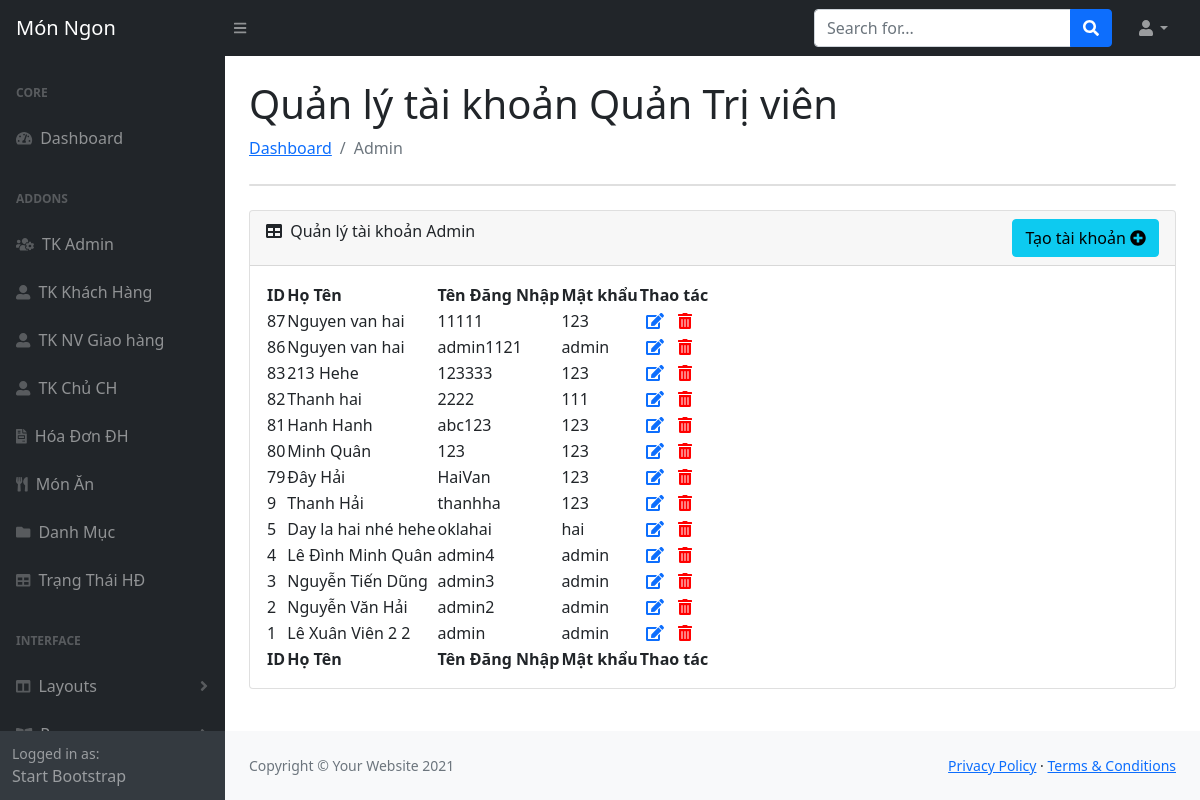
The app's page /public/admin/accAdmin (signed in) with its own data.
### tables this page shows
CREATE TABLE `quantrivien` (
  `IDAdmin` int(11) NOT NULL,
  `TenAdmin` varchar(50) NOT NULL,
  `TenDangNhap` varchar(50) NOT NULL,
  `MatKhau` varchar(50) NOT NULL
);

### App/Controllers/AdminController.php (called while the page is built, shortened)
<?php
class AdminController extends AdBaseController
{
    public function accAdminAction()
    {
        $getAllAd = adminModel::getAll();
        View::render('Admin/index.php', ['page' => 'accAdmin', 'getAllAd' => $getAllAd]);
    }
}

### public/index.php (called while the page is built, shortened)
<?php
$router = new Core\Router();
$router->add('/DoAn1/public/', ['controller' => 'Home', 'action' => 'index']);
$router->add('/DoAn1/public/Home', ['controller' => 'Home', 'action' => 'home']);
$router->add('/DoAn1/public/ds-cua-hang', ['controller' => 'CuahangController', 'action' => 'index']);
$router->add('/DoAn1/public/cua-hang/{idmon:\d+}', ['controller' => 'CuahangController', 'action' => 'monAnOfCuaHang']);
$router->add('/DoAn1/public/cua-hang/by/{idcuahang:\d+}', ['controller' => 'CuahangController', 'action' => 'MonAnByIdCuaHang']);
$router->add('/DoAn1/public/mon-an', ['controller' => 'MonAnController', 'action' => 'index']);
$router->add('/DoAn1/public/mon-an/{id:\d+}', ['controller' => 'MonAnController', 'action' => 'index']);
$router->add('/DoAn1/public/mon-an-loai', ['controller' => 'MonAnController', 'action' => 'LoaiMon']);
$router->add('/DoAn1/public/mon-an-loai/{idcate:\d+}', ['controller' => 'MonAnController', 'action' => 'LoaiMon']);
$router->add('/DoAn1/public/mon-an-loai/{idcate:\d+}/{id:\d+}', ['controller' => 'MonAnController', 'action' => 'LoaiMon']);
$router->add('/DoAn1/public/dang-nhap', ['controller' => 'LoginController', 'action' => 'index']);
$router->add('/DoAn1/public/dang-xuat', ['controller' => 'LoginController', 'action' => 'logout']);
$router->add('/DoAn1/public/dang-ky', ['controller' => 'RegisterController', 'action' => 'index']);
$router->add('/DoAn1/public/checkUNKH', ['controller' => 'RegisterController', 'action' => 'checkUsserName']);
$router->add('/DoAn1/public/them-gio-hang', ['controller' => 'DatHangController', 'action' => 'index']);
$router->add('/DoAn1/public/gio-hang', ['controller' => 'DatHangController', 'action' => 'GioHang']);
$router->add('/DoAn1/public/chi-tiet-don-hang', ['controller' => 'DatHangController', 'action' => 'ChiTietDonHang']);
$router->add('/DoAn1/public/chi-tiet-don-hang/{iddh:\d+}', ['controller' => 'DatHangController', 'action' => 'ChiTietDonHang']);
$router->add('/DoAn1/public/cch-chi-tiet-don-hang/{iddh:\d+}', ['controller' => 'CCHQuanLyMonAnController', 'action' => 'ChiTietDonHang']);
$router->add('/DoAn1/public/deleteItemCart', ['controller' => 'DatHangController', 'action' => 'DeleteItemCart']);
$router->add('/DoAn1/public/checkKhacCuaHang', ['controller' => 'DatHangController', 'action' => 'checkKhacCuaHang']);
$router->add('/DoAn1/public/thanh-toan', ['controller' => 'CheckoutController', 'action' => 'index']);
$router->add('/DoAn1/public/hoa-don', ['controller' => 'DatHangController', 'action' => 'DonHang']);
$router->add('/DoAn1/public/hoa-don/{idhd:\d+}', ['controller' => 'DatHangController', 'action' => 'capNhatHoaDon']);
$router->add('/DoAn1/public/dang-nhap-cch', ['controller' => 'CCHLoginController', 'action' => 'index']);
$router->add('/DoAn1/public/ql-mon-an', ['controller' => 'CCHQuanLyMonAnController', 'action' => 'index']);
$router->add('/DoAn1/public/delete-mon-an/{idmon:\d+}', ['controller' => 'CCHQuanLyMonAnController', 'action' => 'DeleteMon']);
$router->add('/DoAn1/public/don-hang-cua-cua-hang', ['controller' => 'CCHQuanLyMonAnController', 'action' => 'DonHangCuaCuaHang']);
$router->add('/DoAn1/public/ud-status', ['controller' => 'CCHQuanLyMonAnController', 'action' => 'UdStatus']);
$router->add('/DoAn1/public/dang-xuat-cch', ['controller' => 'CCHLoginController', 'action' => 'logout']);
$router->add('/DoAn1/public/Admin', ['controller' => 'AdminController', 'action' => 'index']);
$router->add('/DoAn1/public/Admin/accAdmin', ['controller' => 'AdminController', 'action' => 'accAdmin']);
$router->add('/DoAn1/public/Admin/insertAdmin', ['controller' => 'AdminController', 'action' => 'insertAdmin']);
$router->add('/DoAn1/public/Admin/updateAdmin', ['controller' => 'AdminController', 'action' => 'updateAdmin']);
$router->add('/DoAn1/public/Admin/checkUsername', ['controller' => 'AdminController', 'action' => 'checkUsername']);
$router->add('/DoAn1/public/Admin/deleteAdmin', ['controller' => 'AdminController', 'action' => 'deleteAdmin']);
$router->add('/DoAn1/public/Admin/monan', ['controller' => 'AdMonAnController', 'action' => 'index']);
$router->add('/DoAn1/public/admin/them-MonAn', ['controller' => 'AdMonAnController', 'action' => 'insertMonAn']);
$router->add('/DoAn1/public/admin/thung-rac', ['controller' => 'AdMonAnController', 'action' => 'trashMonAn']);
$router->add('/DoAn1/public/admin/deleteMonAn', ['controller' => 'AdMonAnController', 'action' => 'deleteMonAn']);
$router->add('/DoAn1/public/admin/RestoreMonAn', ['controller' => 'AdMonAnController', 'action' => 'RestoreMonAn']);
$router->add('/DoAn1/public/admin/permanentlyDelete', ['controller' => 'AdMonAnController', 'action' => 'permanentlyDelete']);
$router->add('/DoAn1/public/Admin/danh-muc', ['controller' => 'AdDanhMucController', 'action' => 'index']);
$router->add('/DoAn1/public/Admin/trang-thai', ['controller' => 'AdTrangThaiController', 'action' => 'index']);
$router->add('/DoAn1/public/Admin/taikhoan-khachhang', ['controller' => 'AdKhachHangController', 'action' => 'index']);
$router->add('/DoAn1/public/Admin/taikhoan-cuahang', ['controller' => 'AdChuCuaHangController', 'action' => 'index']);
$router->add('/DoAn1/public/Admin/nhan-vien-gh', ['controller' => 'AdNVGiaoHangController', 'action' => 'index']);
$router->add('/DoAn1/public/Admin/hoa-don', ['controller' => 'AdHoaDonController', 'action' => 'index']);
$router->add('/DoAn1/public/Admin/chitiet-hoadon', ['controller' => 'AdTrangThaiController', 'action' => 'index']);
$router->add('/DoAn1/public/Admin/login', ['controller' => 'AdLoginController', 'action' => 'index']);
$router->add('/DoAn1/public/Admin/logout', ['controller' => 'AdLoginController', 'action' => 'logout']);
$router->dispatch($_SERVER['REQUEST_URI']);

### App/Models/adminModel.php (called while the page is built, shortened)
<?php
class adminModel extends \Core\Model
{
    public static function getAll()
    {
        $db = static::getDB();
        $stmt = $db->query('SELECT * FROM quantrivien ORDER BY IDAdmin DESC');
        return $stmt->fetchAll(PDO::FETCH_ASSOC);
    }
}

### App/Views/Admin/adminDetail/accAdmin.php (the view, shortened to what this page needs)
<main>
    <div class="container-fluid px-4">
        <h1 class="mt-4">Quản lý tài khoản Quản Trị viên</h1>
        <ol class="breadcrumb mb-4">
            <li class="breadcrumb-item"><a href="/DoAn1/public/Admin/">Dashboard</a></li>
            <li class="breadcrumb-item active">Admin</li>
        </ol>
        <div class="card mb-4">
        </div>
        <div class="card mb-4">
            <div class="card-header">
                <div>
                    <i class="fas fa-table me-1"></i>
                    Quản lý tài khoản Admin
                </div>
                <div>
                    <a class="btn btn-info" data-bs-toggle="modal" data-bs-target="#myModalAdd">Tạo tài khoản <i class="fas fa-plus-circle"></i></a>
                </div>
            </div>
            <div class="card-body">
                <table id="datatablesSimple">
                    <thead>
                        <tr>
                            <th>ID</th>
                            <th>Họ Tên</th>
                            <th>Tên Đăng Nhập</th>
                            <th>Mật khẩu</th>
                            <th>Thao tác</th>
                        </tr>
                    </thead>
                    <tfoot>
                        <tr>
                            <th>ID</th>
                            <th>Họ Tên</th>
                            <th>Tên Đăng Nhập</th>
                            <th>Mật khẩu</th>
                            <th>Thao tác</th>
                        </tr>
                    </tfoot>
                    <tbody>
                        <?php foreach ($args['getAllAd'] as $key => $value) { ?>
                            <tr id = "row_<?php echo $value['IDAdmin']; ?>">
                                <td><?php echo $value['IDAdmin']; ?></td>
                                <td ><?php echo $value['TenAdmin']; ?></td>
                                <td ><?php echo $value['TenDangNhap']; ?></td>
                                <td><?php echo $value['MatKhau']; ?></td>
                                <td class="actions">
                                    <a href="" title="Sửa" onclick="updateAdmin(<?php echo $value['IDAdmin']; ?>);" data-bs-toggle="modal" class="button" id="button_<?php echo $value['IDAdmin']; ?>" data-bs-target="#myModalUpdate"><i class="fas fa-edit"></i></a>
                                    <a class="bt-delete-red" onclick="deleteADmin(<?php echo $value['IDAdmin']; ?>)" title="Xóa"><i class="fas fa-trash-alt"></i></a>
                                </td>
                            </tr>
                        <?php } ?>
                    </tbody>
                </table>
            </div>
        </div>
    </div>
</main>

### records on screen
quantrivien: IDAdmin "87", TenAdmin "Nguyen van hai", TenDangNhap "11111", MatKhau "123"
quantrivien: IDAdmin "86", TenAdmin "Nguyen van hai", TenDangNhap "admin1121", MatKhau "admin"
quantrivien: IDAdmin "83", TenAdmin "213 Hehe", TenDangNhap "123333", MatKhau "123"
quantrivien: IDAdmin "82", TenAdmin "Thanh hai", TenDangNhap "2222", MatKhau "111"
quantrivien: IDAdmin "81", TenAdmin "Hanh Hanh", TenDangNhap "abc123", MatKhau "123"
quantrivien: IDAdmin "80", TenAdmin "Minh Quân", TenDangNhap "123", MatKhau "123"
quantrivien: IDAdmin "79", TenAdmin "Đây Hải", TenDangNhap "HaiVan", MatKhau "123"
quantrivien: IDAdmin "9", TenAdmin "Thanh Hải", TenDangNhap "thanhha", MatKhau "123"
quantrivien: IDAdmin "5", TenAdmin "Day la hai nhé hehe", TenDangNhap "oklahai", MatKhau "hai"
quantrivien: IDAdmin "4", TenAdmin "Lê Đình Minh Quân", TenDangNhap "admin4", MatKhau "admin"
quantrivien: IDAdmin "3", TenAdmin "Nguyễn Tiến Dũng", TenDangNhap "admin3", MatKhau "admin"
quantrivien: IDAdmin "2", TenAdmin "Nguyễn Văn Hải", TenDangNhap "admin2", MatKhau "admin"
quantrivien: IDAdmin "1", TenAdmin "Lê Xuân Viên 2 2", TenDangNhap "admin", MatKhau "admin"
